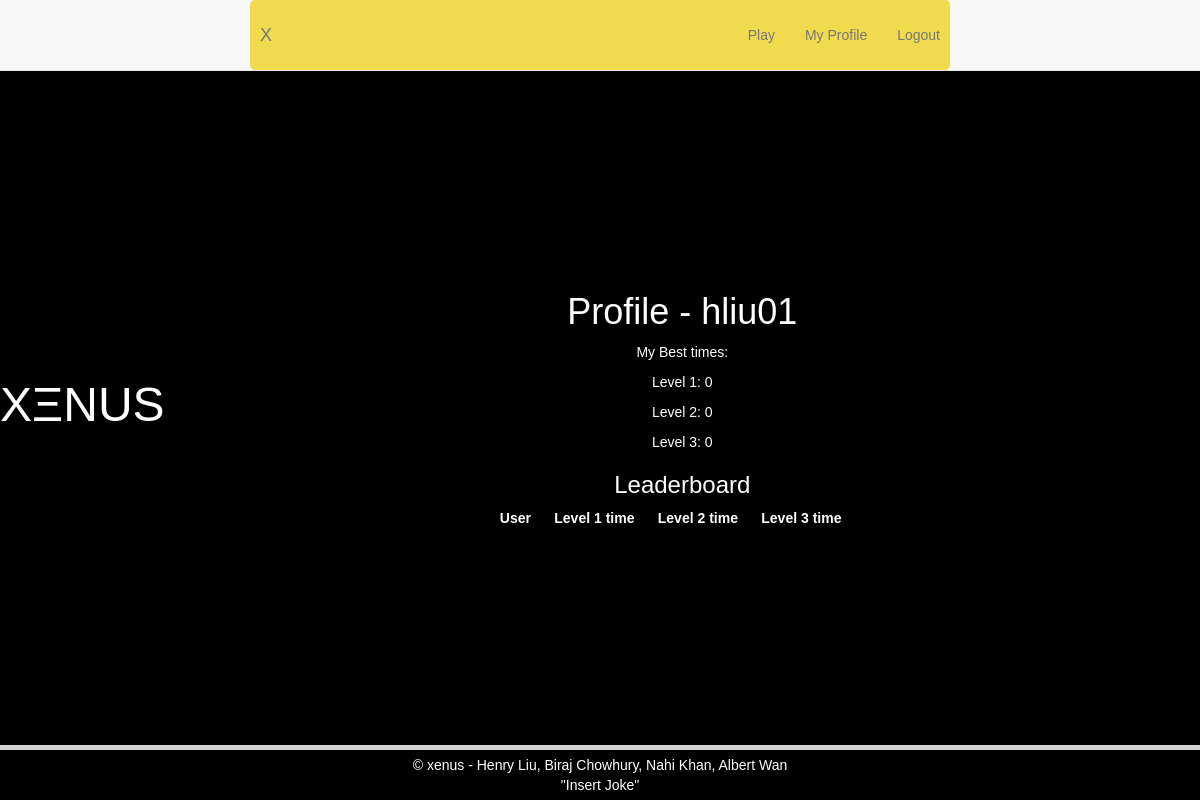
The app's page /profile (signed in), older data.
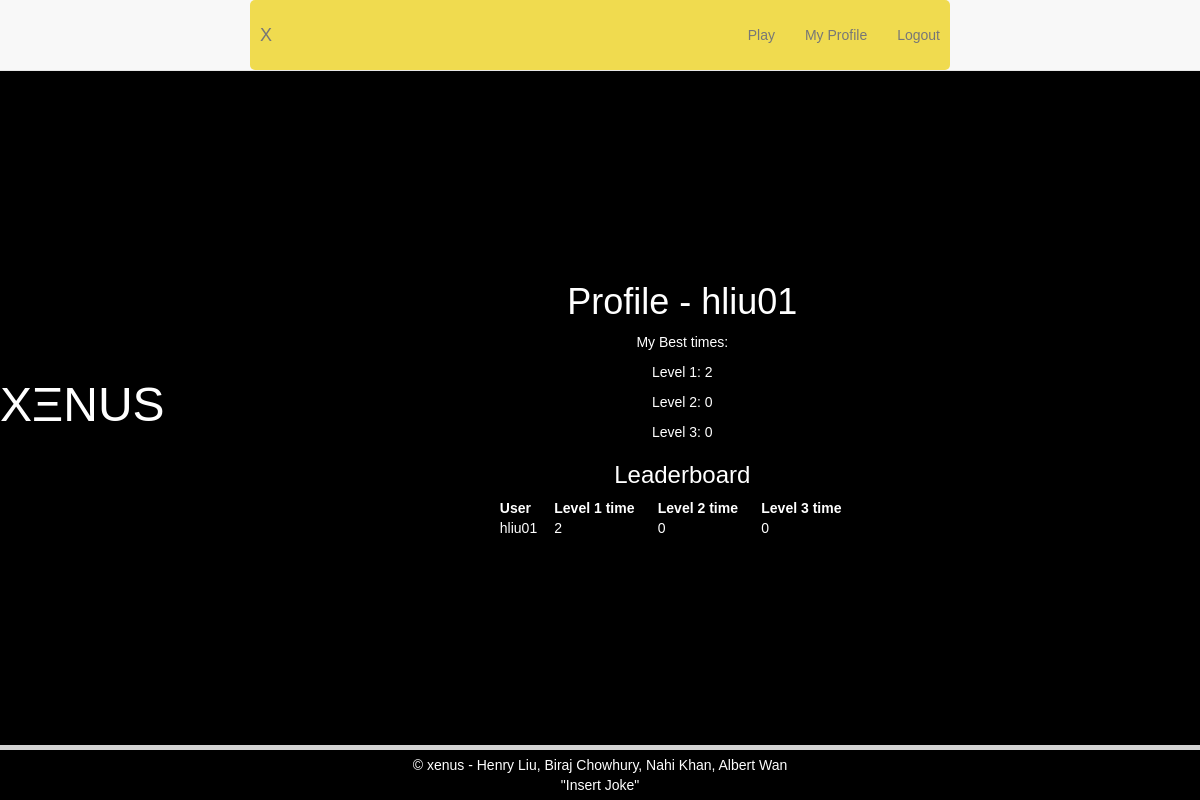
The same page, newer data.
### tables this page shows
CREATE TABLE USER(username TEXT, password TEXT, level1 INTEGER,  level2 INTEGER,  level3 INTEGER);

### app.py (the view)
@app.route("/profile")
def profile():
    if "user" not in session:
        return redirect(url_for('root'))
    name = format(session["user"])
    with sqlite3.connect(DB_FILE) as connection:
       cur = connection.cursor()
       q = "SELECT * FROM USER WHERE level1 > 0"
       foo = cur.execute(q)
       level1list = foo.fetchall()
       foo = cur.execute("""SELECT * FROM USER WHERE username = ?""",(name,))
       userstatlist = foo.fetchall()
    return render_template("profile.html",
    title = "Profile - {}".format(session["user"]),level1list = level1list, userstatlist = userstatlist, heading = session["user"],sessionstatus = "user" in session)

### templates/profile.html (shortened to what this page needs)
{% extends "homepage.html" %}
{% block searchresults %}
<div class="container-fluid">
  <center>
    <h1>{{title}}</h1>
    <p>My Best times:</p>
    <p>Level 1: {{userstatlist[0][2]}}</p>
    <p>Level 2: {{userstatlist[0][3]}}</p>
    <p>Level 3: {{userstatlist[0][4]}}</p>
    <h3>Leaderboard</h3>
<table cellspacing="20">
  <tr>
    <th>User&nbsp;&nbsp;&nbsp;&nbsp;&nbsp&nbsp;</th>
    <th>Level 1 time&nbsp;&nbsp;&nbsp;&nbsp;&nbsp&nbsp;</th>
    <th>Level 2 time&nbsp;&nbsp;&nbsp;&nbsp;&nbsp;&nbsp;</th>
    <th>Level 3 time&nbsp;&nbsp;&nbsp;&nbsp;&nbsp;&nbsp;</th>
  </tr>
  {% for user in level1list%}
  <tr>
    <td>{{user[0]}}</td>
    <td>{{user[2]}}</td>
    <td>{{user[3]}}</td>
    <td>{{user[4]}}</td>
  </tr>
  {% endfor %}
</table>
  </center>
</div>
<br><br><br>
{% endblock %}

### templates/homepage.html (shortened to what this page needs)
{% extends "template.html" %}
{% block buttons %}
{% if sessionstatus %}
<html lang="en">
<li class="nav-item">
  <a href="{{ url_for('play') }}" class="nav-link">Play</a>
</li>
<li class="nav-item">
  <a href="{{ url_for('profile') }}" class="nav-link">My Profile</a>
</li>
<li class="nav-item">
  <a href="{{ url_for('logout') }}" class="nav-link">Logout</a>
</li>
{% endif %}
{% endblock %}
{% block body %}
<head>
</head>
<br>
<br>
<br>
<br>
<br>
<br>
<br>
<br>
<br>
<br>
<br>
<br>
<br>
<br>
<br>
<br>
<center>
  <h1><font size="7">XΞNUS</font></h1>
</center>
{% if sessionstatus %}
{% block searchresults %}
{% endblock %}
{% endif %}
{% endblock %}

### templates/template.html (shortened to what this page needs)
<!DOCTYPE html>
<html lang="en" dir="ltr">
<head>
  <link rel="stylesheet" href="https://maxcdn.bootstrapcdn.com/bootstrap/3.3.7/css/bootstrap.min.css">
  <link rel="stylesheet" href="css/styles.css">
  </head>
<br>
<br>
<body style="height: 100%;">
    <nav class="navbar navbar-default navbar-fixed-top" data-sr-id="0" style="color: black; opacity: 1; transition: opacity 2s cubic-bezier(0.5, 0, 0, 1) 0s;">
      <div class="container">
        <div class="navbar-header">
          <a class="navbar-brand" href="{{ url_for('root') }}">X</a>
        </div>
        <div id="navbar" class="collapse navbar-collapse">
          <ul class="nav navbar-nav navbar-right">
            {% block buttons %}
            {% endblock %}
          </ul>
        </div>
      </div>
    </nav>
    {% block body %}
    {% endblock %}
<br>
<br>
  <footer style="position: fixed; left: 0; bottom: 0; padding: 5px; margin-top: 0; width: 100%; background: rgba(0, 0, 0, 0.75); color: white; text-align: center; border-top: solid; border-color:lightgray; border-width: 5px;">
     &copy xenus - Henry Liu, Biraj Chowhury, Nahi Khan, Albert Wan <br> "Insert Joke"
  </footer>
  </body>
</html>

### templates/styles.css (style rules this page uses)
* { box-sizing: border-box; }
body { display: flex; justify-content: center; align-items: center; min-height: 100vh; margin: 0; background-color: #1E0555; }
body, .quote-input { font-family: 'Gill Sans', 'Gill Sans MT', Calibri, 'Trebuchet MS', sans-serif; }
.container { background-color: #F0DB4F; padding: 1rem; border-radius: .5rem; width: 700px; max-width: 90%; }

### templates/homepage.html (style rules this page uses)
html,body { margin:0; padding:0; font-family:sans-serif; color:#FFFFFF; background-color:#000000; }

Row changes from the older to the newer data that the page shows:
now on one of the page's lists (row edited): USER: username "hliu01", level1 "2", level2 "0", level3 "0"
changed USER: level1 "0" → "2"
